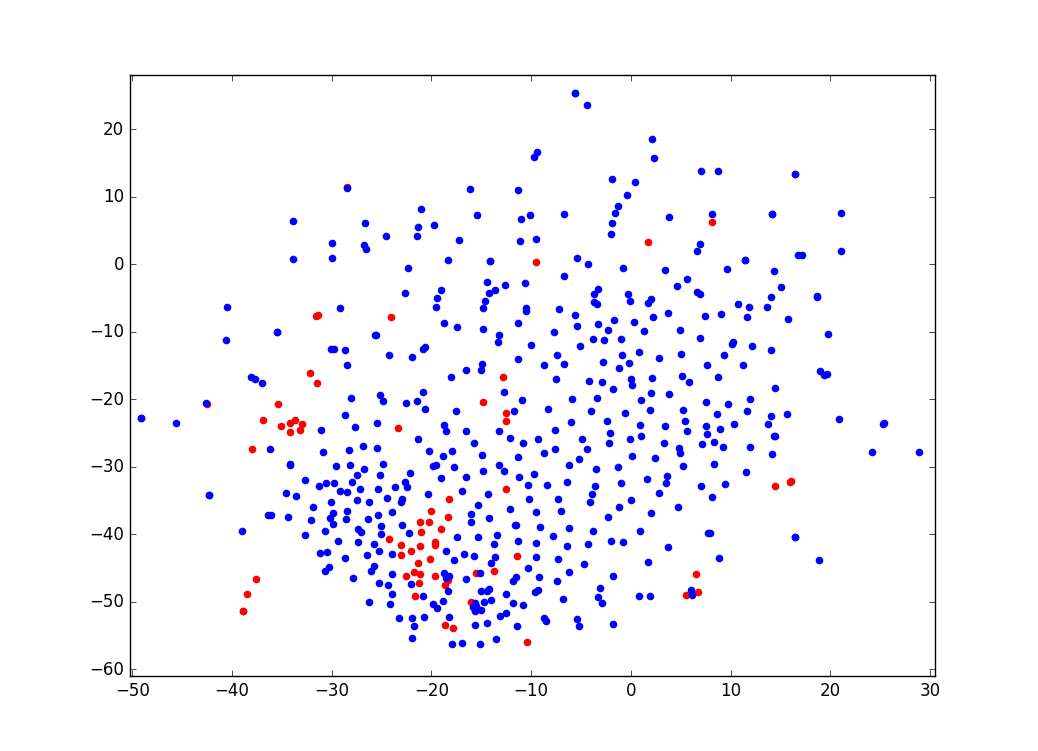

Source code (Python):
import itertools

import matplotlib.pyplot as plt
import nltk
from gensim.models import Doc2Vec
from nltk import word_tokenize
from nltk.corpus import reuters
from sklearn.decomposition import PCA
from sklearn.manifold import TSNE

nltk.download('reuters')
nltk.download('punkt')

google_news_word2vec_model_location = 'data/GoogleNews-vectors-negative300.bin.gz'
doc2vec_model_location = 'model/doc2vec-model.bin'
doc2vec_vectors_location = 'model/doc2vec-vectors.bin'
doc2vec_dimensions = 300

doc2vec = Doc2Vec.load(doc2vec_model_location)

jobs = [{'category': 'jobs', 'vec': doc2vec.infer_vector(word_tokenize(reuters.raw(fileId)))} for fileId in reuters.fileids(['jobs'])]
trade = [{'category': 'trade', 'vec': doc2vec.infer_vector(word_tokenize(reuters.raw(fileId)))} for fileId in reuters.fileids(['trade'])[:500]]

docs = [doc for doc in itertools.chain(jobs, trade)]

pca = PCA(n_components=50)
fiftyDimVecs = pca.fit_transform([doc['vec'] for doc in docs])
tsne = TSNE(n_components=2)
twoDimVecs = tsne.fit_transform(fiftyDimVecs)

fig, ax = plt.subplots()
for doc, twoDimVec in zip(docs, twoDimVecs):
    ax.scatter(twoDimVec[0], twoDimVec[1], color=('r' if doc['category'] == 'jobs' else 'b'))
plt.show()
